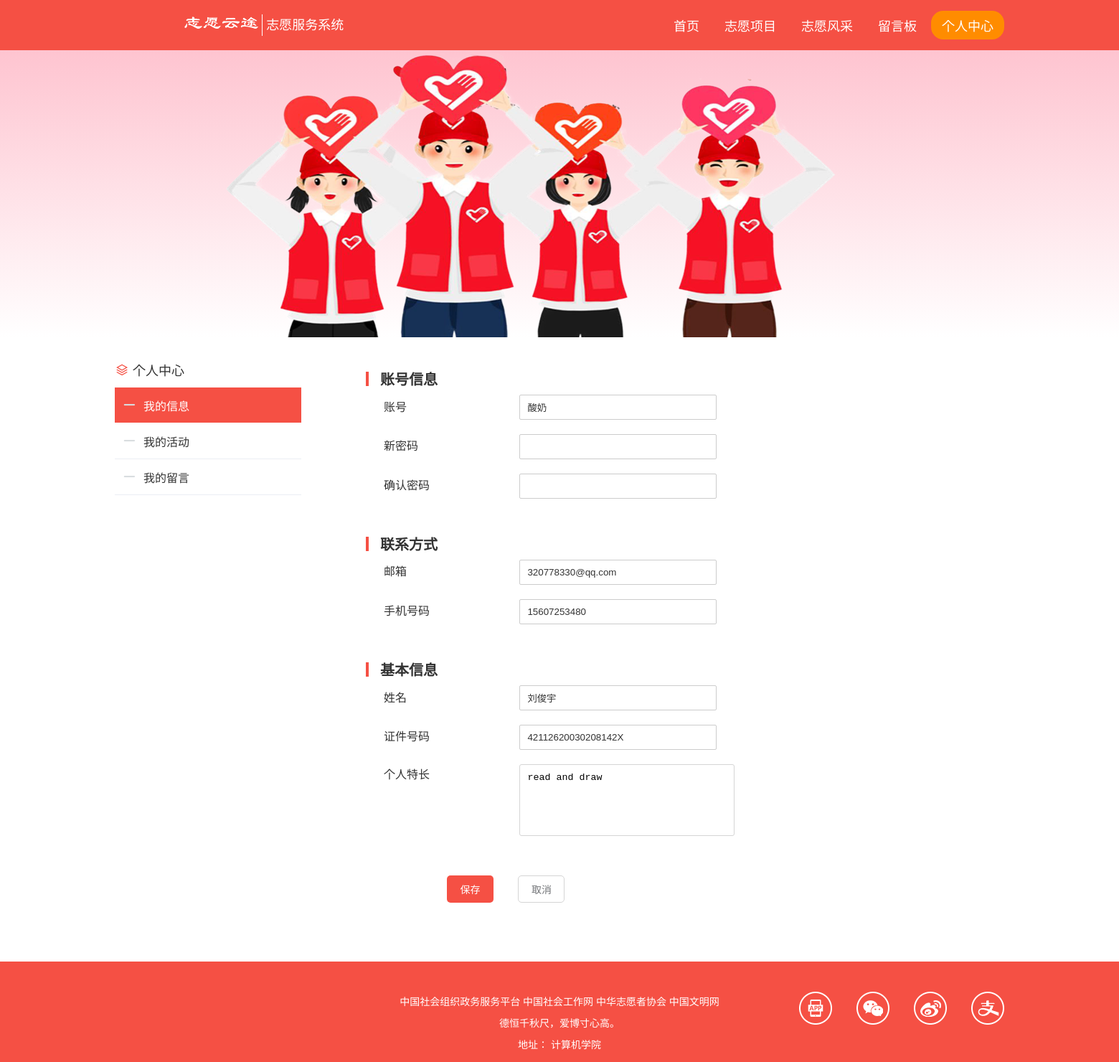
Page /user/person/person_edit.php (signed in) on the committed database.
### tables this page shows
CREATE TABLE `user_info` (
  `u_id` int(10) UNSIGNED NOT NULL,
  `username` varchar(20) NOT NULL,
  `password` varchar(20) NOT NULL,
  `phone` varchar(15) NOT NULL,
  `email` varchar(20) NOT NULL,
  `realname` varchar(10) NOT NULL,
  `idnum` varchar(18) NOT NULL,
  `speciality` text NOT NULL
);

### user/person/person_edit.php (called while the page is built, shortened)
<?php
require '../public_function.php';
if (isset($_SESSION['user_info'])) {
    $u_id = $_SESSION['user_info']['id'];
} else {
    echo "<script language=javascript>alert('用户未登录，请登录账号！');window.location='../login.php'</script>";
}
$sql = "select * from `user_info` where `u_id`=$u_id";
$user_info = fetchRow($sql);
require './person_edit_html.php';

### user/public_function.php (called while the page is built, shortened)
<?php
global $link;
function query($sql)
{
    global $link;
    if ($result = mysqli_query($link, $sql)) {
        return $result;
    } else {
        echo 'sql语句执行失败<br>';
        echo '错误的sql语句' . $sql;
        die;
    }
}
function fetchRow($sql)
{
    $res = query($sql);
    $row = mysqli_fetch_assoc($res);
    return $row;
}

### user/person/person_edit_html.php (the view, shortened to what this page needs)
<!DOCTYPE html>
<html lang="en">
<head>
    <link rel="stylesheet" href="../../css/base.css">
    <link rel="stylesheet" href="../../css/common.css">
    <link rel="stylesheet" href="../../css/person_common.css">
    <link rel="stylesheet" href="../../iconfont/iconfont.css">
</head>
<body>
    <div class="header">
        <div class="wrapper">
            <div class="logo">
                <img src="../../images/logo2.png" alt="">
                <h1>志愿服务系统</h1>
            </div>
            <div class="nav">
                <ul>
                    <li><a href="../index.php">首页</a></li>
                    <li><a href="../act.php">志愿项目</a></li>
                    <li><a href="../news.php">志愿风采</a></li>
                    <li><a href="../message.php">留言板</a></li>
                    <li><a href="./person.php" class="seed">个人中心</a></li>
                </ul>
            </div>
        </div>
    </div>
    <div class="pic">
        <div class="wrapper">
            <img src="../../images/p.png" alt="">
        </div>
    </div>
    <div class="box wrapper">
        <div class="aside">
            <div class="title">
                <i class="iconfont icon-dicengjiagou"></i>
                <span>个人中心</span>
            </div>
            <div class="minu">
                <ul>
                    <li><a href="./person.php" class="seed"><i class="iconfont icon-minus"></i>我的信息</a></li>
                    <li><a href="./p_act.php"><i class="iconfont icon-minus"></i>我的活动</a></li>
                    <li><a href="./p_message.php"><i class="iconfont icon-minus"></i>我的留言</a></li>
                </ul>
            </div>
        </div>
        <div class="content">
            <form action="./person_edit.php" method="POST" onsubmit="return checkForm()">
                <div class="item">
                    <h1 class="item_tile">账号信息</h1>
                    <div class="item_body">
                        <div class="item_item">
                            <span>账号</span>
                            <input type="text" name="username" value="<?php echo $user_info['username'] ?>">
                        </div>
                        <div class="item_item">
                            <span>新密码</span>
                            <input type="password" id="pw1" name="password">
                        </div>
                        <div class="item_item">
                            <span>确认密码</span>
                            <input type="password" id="pw2" name="password">
                        </div>
                    </div>
                </div>
                <div class="item">
                    <h1 class="item_tile">联系方式</h1>
                    <div class="item_body">
                        <div class="item_item">
                            <span>邮箱</span>
                            <input type="text" name="email" value="<?php echo $user_info['email'] ?>">
                        </div>
                        <div class="item_item">
                            <span>手机号码</span>
                            <input type="text" name="phone" value="<?php echo $user_info['phone'] ?>">
                        </div>
                    </div>
                </div>
                <div class="item">
                    <h1 class="item_tile">基本信息</h1>
                    <div class="item_body">
                        <div class="item_item">
                            <span>姓名</span>
                            <input type="text" name="realname" value="<?php echo $user_info['realname'] ?>">
                        </div>
                        <div class="item_item">
                            <span>证件号码</span>
                            <input type="text" name="idnum" value="<?php echo $user_info['idnum'] ?>">
                        </div>
                        <div class="item_item_spec">
                            <span>个人特长</span>
                            <textarea name="speciality" maxlength="300"><?php echo $user_info['speciality'] ?></textarea>
                        </div>
                    </div>
                </div>
                <div class="field">
                    <input class="submit" type="submit" value="保存" />
                    <a href="./person.php" class="cancel">取消</a>
                </div>
            </form>
        </div>
    </div>
    <div class="footer">
        <div class="wrapper">
            <div class="middle">
                <p>中国社会组织政务服务平台 中国社会工作网 中华志愿者协会 中国文明网</p>
                <p>德恒千秋尺，爱博寸心高。</p>
                <p>地址：  计算机学院</p>
            </div>
            <div class="right">
                <ul>
                    <li class="app"></li>
                    <li class="wechat"></li>
                    <li class="sina"></li>
                    <li class="pay"></li>
                </ul>
            </div>
        </div>
    </div>
</body>
</html>

### css/base.css (style rules this page uses)
body, h1, h2, h3, h4, h5, h6, p, ul, ol, li, dl, dt, dd, input { margin: 0; padding: 0; }
* { box-sizing: border-box; }
body { font: 16px/1.5 "Helvetica Neue", Helvetica, Arial, "Microsoft Yahei", "Hiragino Sans GB", "Heiti SC", "WenQuanYi Micro Hei", sans-serif; color: #333; }
ul, ol { list-style: none; }
em, i { font-style: normal; }
a { text-decoration: none; color: #333; }
img { vertical-align: middle; }
input { border: none; outline: none; color: #333; }

### css/common.css (style rules this page uses)
.wrapper { width: 1240px; margin: 0 auto; }
.header { height: 70px; background-color: #f55044; }
.header .wrapper { height: 70px; }
.header .logo { float: left; height: 70px; }
.header .logo img { float: left; margin-top: 15px; height: 40px; }
.header .logo h1 { float: left; margin-top: 20px; padding-left: 5px; height: 30px; font-size: 18px; font-weight: 400; color: #fff; border-left: 1.5px solid #fff; }
.header .nav { float: right; }
.header .nav li { float: left; padding-top: 15px; }
.header .nav li a { display: block; padding-left: 15px; padding-right: 15px; margin-left: 5px; height: 40px; line-height: 40px; color: #fff; font-size: 18px; }
.header .nav li .seed { background-color: #ff8c00; border-radius: 17px; }
.footer { height: 140px; background-color: #f55044; }
.footer .wrapper { position: relative; }
.footer .middle { height: 140px; padding-top: 40px; }
.footer .middle p { line-height: 30px; text-align: center; font-size: 14px; color: #fff; }
.footer .right { position: absolute; right: 0; top: 42px; width: 286px; height: 46px; }
.footer .right li { float: left; margin-right: 34px; width: 46px; height: 46px; }
.footer .right li:last-child { margin-right: 0px; }
.footer .app { background-image: url(../images/contact.png); background-position: 0px 0px; }
.footer .wechat { background-image: url(../images/contact.png); background-position: -46px 0px; }
.footer .sina { background-image: url(../images/contact.png); background-position: -92px 0px; }
.footer .pay { background-image: url(../images/contact.png); background-position: -138px 0px; }

### css/person_common.css (style rules this page uses)
.pic { width: 100%; height: 400px; margin-bottom: 20px; background-image: linear-gradient(#fec4d0, #fff); }
.pic img { width: 100%; height: 400px; }
.header .nav li .seed { background-color: #ff8c00; border-radius: 17px; }
.box .aside { float: left; width: 260px; height: 800px; }
.box .content { height: 800px; }
.box .aside .title .iconfont { font-size: 20px; color: #f55044; }
.box .aside .title { width: 260px; height: 50px; line-height: 50px; font-size: 18px; }
.box .aside .minu li a { display: block; padding-left: 10px; width: 260px; height: 50px; line-height: 50px; border-bottom: 1px solid #ebeef4; }
.box .aside .minu .seed { background-color: #f55044; font-size: 16px; border-bottom: 1px solid #fff; color: #fff; }
.box .aside .minu .iconfont { margin-right: 10px; font-size: 20px; font-weight: bold; color: #d8dcdf; }

### rows in the picture
user_info: username "酸奶", email "320778330@qq.com", phone "15607253480", realname "刘俊宇", idnum "42112620030208142X", speciality "read and draw"
